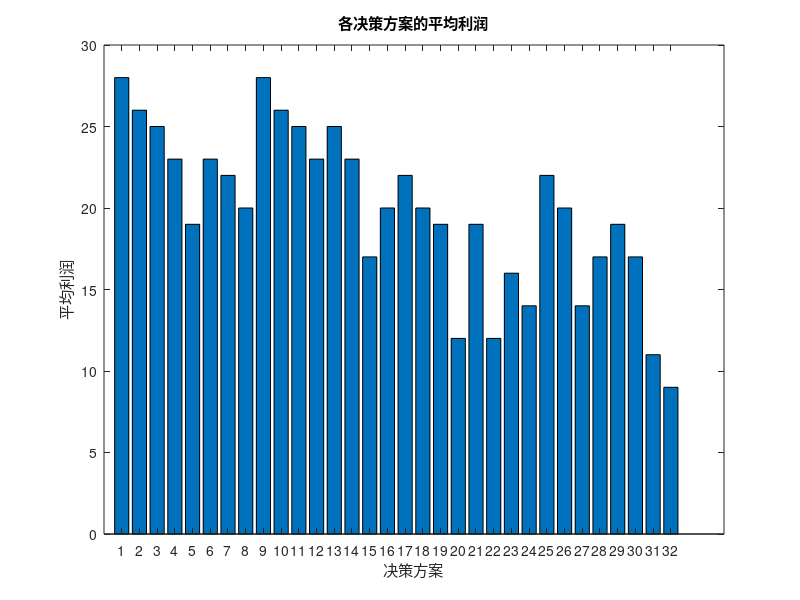

Source code (MATLAB):
clear;
clc;
close all;

% 参数定义
p1_r = 0.10; % 零配件1次品率
p1_p = 4;          % 零配件1购买单价
p1t_c = 2;      % 零配件1检测成本

p2_r = 0.10;  % 零配件2次品率
p2_p = 18;         % 零配件2购买单价
p2t_c = 3;      % 零配件 2 检测成本

pt_r = 0.20; % 成品次品率
a_c = 6;          % 装配成本
pt_c = 3;      % 成品检测成本
m_p = 56;          % 市场售价
r_l = 6;            % 调换损失
d_c = 5;       % 拆解费用

% 计算用户退回次品的概率
return_r = p1_r + p2_r - p1_r * p2_r + pt_r;

% 动态规划表
dp = zeros(2, 2, 2, 2, 2); % [是否检测P1, 是否检测P2, 是否检测成品, 是否拆解, 是否处理退货]

dp(:) = -Inf; % 初始利润设置为负无穷

% 动态规划迭代
for p1_t = 0:1
    for p2_t = 0:1
        for prod_t = 0:1
            for chaijie = 0:1
                for tuihui = 0:1
                    % 计算零配件成本
                    p1_c = p1_p + p1_t * p1t_c;
                    p2_c = p2_p + p2_t * p2t_c;
                    c1 = p1_c + p2_c + a_c;

                    % 成品基础成本
                    c2 = c1;

                    % 成品检测
                    if prod_t
                        c2 = c2 + pt_c;
                        if rand() < pt_r
                            if chaijie
                                c2 = c2 + d_c;
                            else
                                c2 = c2 + r_l;
                            end
                        end
                    end

                    % 返回次品处理
                    if tuihui
                        if rand() < return_r
                            c2 = c2 + d_c;
                        end
                        c2 = c2 + r_l;
                    end

                    % 计算利润
                    profit = m_p - c2;

                    % 更新动态规划表
                    dp(p1_t + 1, p2_t + 1, prod_t + 1, chaijie + 1, tuihui + 1) = max(dp(p1_t + 1, p2_t + 1, prod_t + 1, chaijie + 1, tuihui + 1), profit);
                end
            end
        end
    end
end

% 查找最大利润及对应的决策
[max_profit, idx] = max(dp(:));
a = mean(dp(:))
[bp1_t, bp2_t, bprod_t, bchajie, btuihui] = ind2sub(size(dp), idx);

% 输出最优解
fprintf('最优解:\n');
fprintf('是否检测零配件1: %d\n', bp1_t - 1);
fprintf('是否检测零配件2: %d\n', bp2_t - 1);
fprintf('是否检测成品: %d\n', bprod_t - 1);
fprintf('是否拆解不合格成品: %d\n', bchajie - 1);
fprintf('是否处理退货: %d\n', btuihui - 1);
fprintf('最大利润: %.2f\n', max_profit);

% 可视化决策方案的平均利润
figure;

% 创建条形图
bar(reshape(dp, [], 1));
set(gca,'XTick', 1:numel(dp));
set(gca, 'XTickLabel');
xtickangle(45);
xlabel('决策方案');
ylabel('平均利润');
title('各决策方案的平均利润');